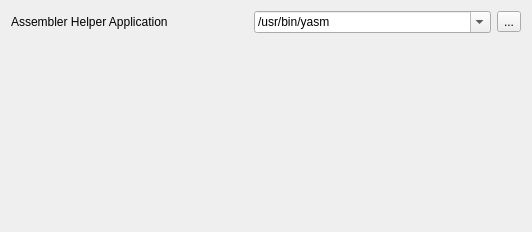
<?xml version="1.0" encoding="UTF-8"?>
<ui version="4.0">
 <class>AssemblerOptionsPage</class>
 <widget class="QWidget" name="AssemblerOptionsPage">
  <property name="geometry">
   <rect>
    <x>0</x>
    <y>0</y>
    <width>532</width>
    <height>232</height>
   </rect>
  </property>
  <property name="windowTitle">
   <string>Assembly Plugin</string>
  </property>
  <layout class="QVBoxLayout" name="verticalLayout">
   <item>
    <layout class="QHBoxLayout" name="horizontalLayout">
     <item>
      <widget class="QLabel" name="label">
       <property name="text">
        <string>Assembler Helper Application</string>
       </property>
      </widget>
     </item>
     <item>
      <widget class="QComboBox" name="assemblerPath">
       <property name="editable">
        <bool>true</bool>
       </property>
       <item>
        <property name="text">
         <string>/usr/bin/yasm</string>
        </property>
       </item>
       <item>
        <property name="text">
         <string>/usr/bin/nasm</string>
        </property>
       </item>
      </widget>
     </item>
     <item>
      <widget class="QToolButton" name="toolButton">
       <property name="text">
        <string>...</string>
       </property>
      </widget>
     </item>
    </layout>
   </item>
   <item>
    <spacer name="verticalSpacer">
     <property name="orientation">
      <enum>Qt::Vertical</enum>
     </property>
     <property name="sizeHint" stdset="0">
      <size>
       <width>20</width>
       <height>191</height>
      </size>
     </property>
    </spacer>
   </item>
  </layout>
 </widget>
 <resources/>
 <connections/>
</ui>
